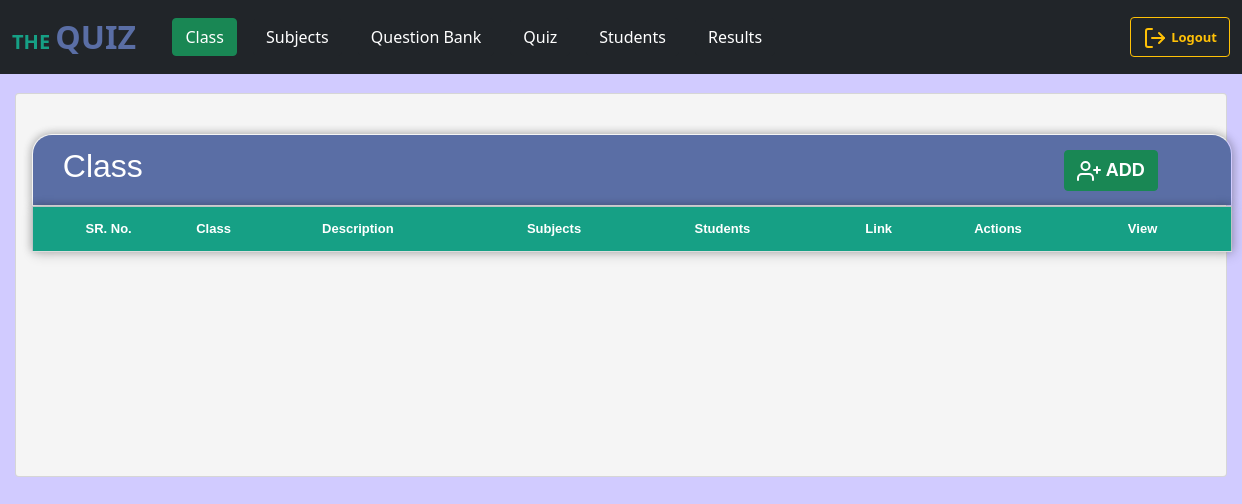
Before: /admin/add_class.php (signed in) with the older database file.
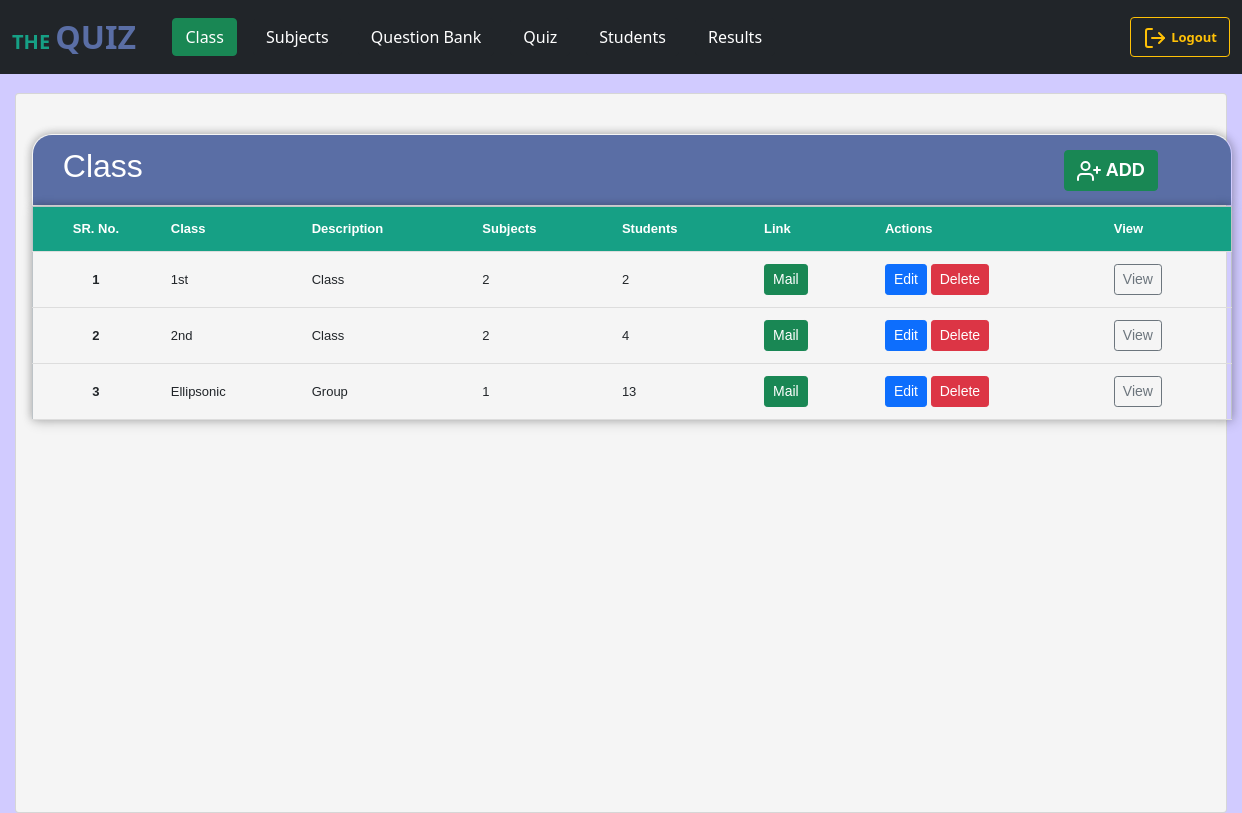
After: the same page with the newer database file.
### tables this page shows
CREATE TABLE `class` (
  `class_id` int(11) NOT NULL,
  `class_name` varchar(255) NOT NULL,
  `description` text NOT NULL
);

### admin/add_class.php (the view, shortened to what this page needs)
<!doctype html>
<html lang="en">
<head>
    <link href="https://cdn.jsdelivr.net/npm/bootstrap@5.1.3/dist/css/bootstrap.min.css" rel="stylesheet"
>
</head>
<body>
    <nav class="navbar navbar-expand-lg navbar-dark bg-dark">
        <div class="container-fluid">
            <a class="navbar-brand" href="/Quiz/admin/addstudent.php"><b>
                    <font color="#16a085">THE </font>
                    <font size="6" color="#5A6EA5"> QUIZ </font>
                </b></a> &nbsp &nbsp
            <div class="collapse navbar-collapse" id="navbarSupportedContent">
                <ul class="navbar-nav me-auto mb-2 mb-lg-0">
                    <li class="nav-item">
                        <a class="nav-link active" aria-current="page" href="/Quiz/admin/add_class.php"><b><button
                                    type="button" class="btn btn-success">Class</button></b></a>
                    </li>
                    <li class="nav-item">
                        <a class="nav-link" href="/Quiz/admin/addsubjects.php"><button type="button"
                                class="btn btn-dark">Subjects</button></a>
                    </li>
                    <li class="nav-item">
                        <a class="nav-link" href="/Quiz/admin/addquestions.php"><button type="button"
                                class="btn btn-dark">Question Bank</button></a>
                    </li>
                    <li class="nav-item">
                        <a class="nav-link" href="/Quiz/admin/addquiz.php"><button type="button"
                                class="btn btn-dark">Quiz</button></a>
                    </li>
                    <li class="nav-item">
                        <a class="nav-link active" aria-current="page" href="/Quiz/admin/addstudent.php"><b><button
                                    type="button" class="btn btn-dark">Students</button></b></a>
                    </li>
                    <li class="nav-item">
                        <a class="nav-link" href="/Quiz/admin/result.php"><button type="button"
                                class="btn btn-dark">Results</button></a>
                    </li>
                </ul>
                <form action="/Quiz/logout.php" class="d-flex">
                    <button class="btn btn-outline-warning" type="submit"><i data-feather="log-out"></i>
                        <font size="2"><b> Logout</b></font>
                    </button>
                </form>
            </div>
        </div>
    </nav>
    <div class="main">
        <div class="row">
            <div class="col-md-12 mt-1">
                <div class="card mb-3 content">
                    <div class="card-body">
                        <center>
                            <br>
                            <table style="border-radius: 20px 20px 0 0; overflow: hidden; ">
                                <tbody>
                                    <tr id="title">
                                        <th width="85%">
                                            <h2>&nbsp Class</h2>
                                        </th>
                                        <th width="15%">
                                            <button class="add btn btn-success" id="" type="submit"
                                                data-bs-toggle="modal" data-bs-target="#modal">
                                                <font size="4"><i data-feather="user-plus"></i>
                                                    <b> ADD</b>
                                                </font>
                                            </button>
                                        </th>
                                    </tr>
                                </tbody>
                            </table>
                            <font size="2">
                                <table id="content-table" class="content-table">
                                    <thead>
                                        <tr id="header">
                                            <th scope="col">
                                                <center>SR. No.</center>
                                            </th>
                                            <th scope="col">Class</th>
                                            <th scope="col">Description</th>
                                            <th scope="col">Subjects</th>
                                            <th scope="col">Students</th>
                                            <th scope="col">Link</th>
                                            <th scope="col">Actions</th>
                                            <th scope="col">View</th>
                                        </tr>
                                    </thead>
                                    <tbody>
                                        <?php
              include "Partial/dpconnect.php";
              $sql = "SELECT * FROM `class`";
              $result = mysqli_query($conn, $sql);
              $sno = 0;
              while($row = mysqli_fetch_assoc($result)){
                  $sno+=1;
                  echo "<tr>
                  <th scope='row'><center>$sno</center></th>
                  <td>" . $row['class_name'] . "</td>
                  <td>" . $row['description'] . "</td>
                  ";
                  $class_id = $row['class_id'];
                  $zsql = "SELECT * FROM `subjects` WHERE `class_id` = '$class_id'";
                  $zresult = mysqli_query($conn, $zsql);
                  $total_subjects = mysqli_num_rows($zresult);
                  echo "<td>".$total_subjects."</td>";
                  $zsql = "SELECT * FROM `users` WHERE `class_id` = '$class_id'";
                  $zresult = mysqli_query($conn, $zsql);
                  $total_students = mysqli_num_rows($zresult);
                  echo "<td>".$total_students."</td>";
                  echo "
                  <td><button class='mail btn btn-sm btn-success'  type='submit' data-bs-toggle='modal'
                  data-bs-target='#emodal'>Mail</button> </td>
                  <td><button class='cedit btn btn-sm btn-primary' type='submit' data-bs-toggle='modal'
                  data-bs-target='#cedit'>Edit</button>
                  <button class='udelete btn btn-sm btn-danger' id='u".$class_id."' type='submit'>Delete</button></td>
                  <td><button class='dview btn btn-sm btn-outline-secondary' id='d".$class_id."' type='submit'>View</button></td>
              </tr>";
              }
?>
                                    </tbody>
                                </table>
                        </center>
                    </div>
                </div>
            </div>
</body>
</html>

### admin/add_class.php (style rules this page uses)
body { background-color: rgb(209, 203, 255); }
.main { padding: 15px; font-family: Arial, Helvetica, sans-serif; }
.card { position: relative; display: flex; flex-direction: column; height: 200%; }
.content { background-color: whitesmoke; }
table { position: relative; top: 50%; border-collapse: collapse; width: 1200px; border: 1px solid #bdc3c7; box-shadow: 2px 2px 12px rgba(0, 0, 0, 0.2), -1px -1px 8px rgba(0, 0, 0, 0.2); }
tr { transition: all .2s ease-in; cursor: pointer; }
th, td { padding: 12px; text-align: left; border-bottom: 1px solid #ddd; }
#header { background-color: #16a085; color: #fff; }
#title { background-color: #5A6EA5; color: #fff; }
#content-table tbody tr:last-of-type { border-bottom: 2x solid #009879; }

Changed rows visible on the page:
added class: class_name "1st", description "Class", total_subjects "2", total_students "2"
added class: class_name "2nd", description "Class", total_subjects "2", total_students "4"
added class: class_name "Ellipsonic", description "Group", total_subjects "1", total_students "13"
